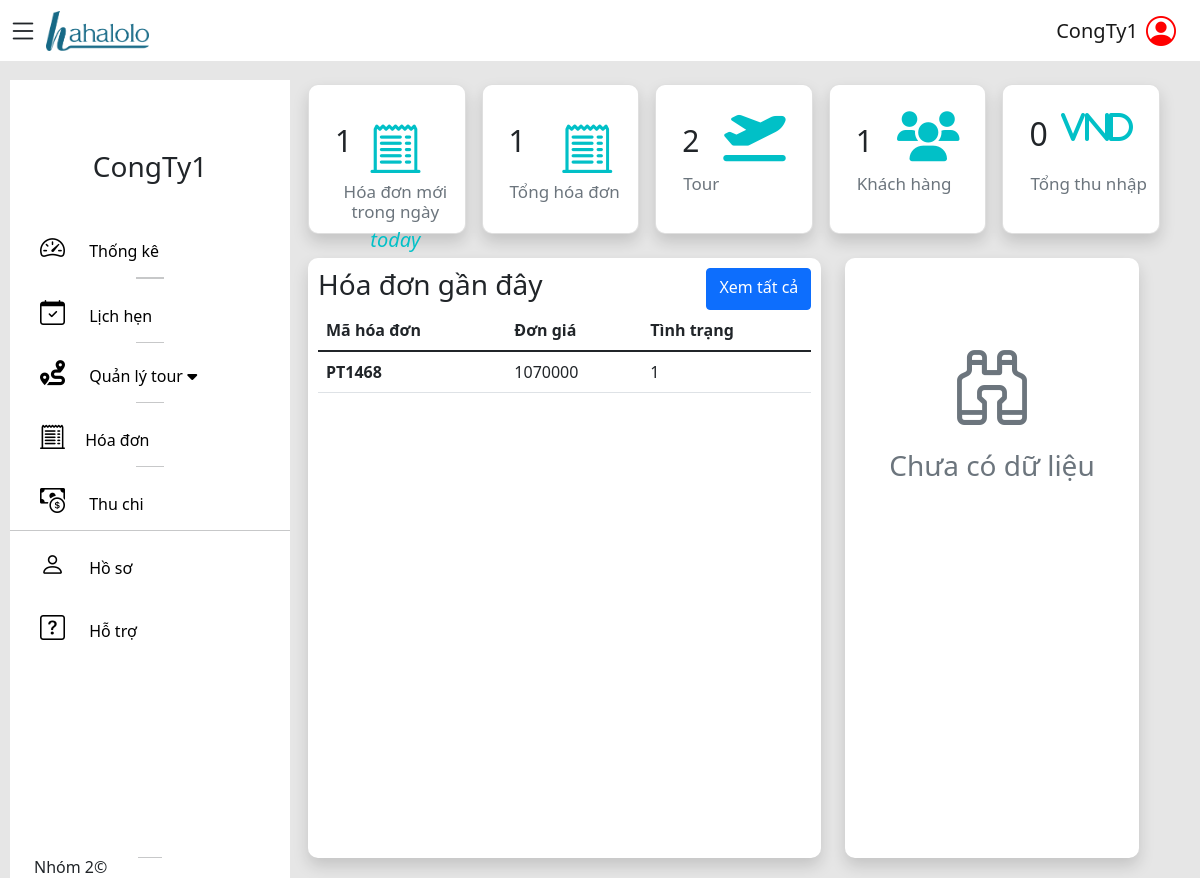
/partner/index.php (signed in), run on the app's committed database.
### tables this page shows
CREATE TABLE `doitac` (
  `id` int(11) NOT NULL,
  `maCongTy` varchar(50) NOT NULL,
  `tenCongTy` varchar(200) NOT NULL,
  `hinhAnh` varchar(255) DEFAULT NULL,
  `soDienThoai` varchar(20) NOT NULL,
  `email` varchar(100) NOT NULL,
  `diaChi` varchar(300) NOT NULL,
  `password` varchar(250) NOT NULL,
  `tinhTrang` int(11) NOT NULL DEFAULT 0,
  `linkXacMinhEmail` varchar(255) NOT NULL,
  `thoiGianXacMinhEmail` timestamp NULL DEFAULT NULL
);

CREATE TABLE `phieudangkitour` (
  `maPhieuTour` varchar(50) NOT NULL,
  `maNguoiDung` varchar(50) NOT NULL,
  `soKhach` int(11) NOT NULL,
  `maTour` varchar(50) NOT NULL,
  `thoiGianDat` datetime NOT NULL,
  `hinhThucThanhToan` varchar(100) NOT NULL,
  `tinhTrang` int(11) NOT NULL DEFAULT 0,
  `tongTien` bigint(20) NOT NULL
);

CREATE TABLE `tour` (
  `id` int(11) NOT NULL,
  `maTour` varchar(50) NOT NULL,
  `tenTour` varchar(150) NOT NULL,
  `hinhAnh` varchar(255) DEFAULT NULL,
  `ngayKhoiHanh` date NOT NULL,
  `ngayKetThuc` date NOT NULL,
  `diemKhoiHanh` varchar(300) NOT NULL,
  `diemKetThuc` varchar(300) NOT NULL,
  `loaiHinh` varchar(300) NOT NULL,
  `moTa` varchar(7000) NOT NULL,
  `maCongTy` varchar(50) NOT NULL,
  `tinhTrang` int(11) NOT NULL DEFAULT 0
);

### partner/index.php (the view, shortened to what this page needs)
<?php
include "../config/constants.php";
include "./partials/header.php";
?>
<div class="container-fluid px-0">
    <div class="row me-0">
        <div class="col-lg col-md-3 my-1 mx-2 card text-center shadow dashboard-card">
            <div class="card-body">
                <?php
                $today = date("Y-m-d");
                $sql_daily_bills = "SELECT * FROM phieudangkitour, tour WHERE phieudangkitour.maTour = tour.maTour and tour.maCongTy = '{$_SESSION['partnerAccount']}' and thoiGianDat BETWEEN '$today 00:00:00' and '$today 23:59:59'";
                $res_sql_daily_bills = $conn->query($sql_daily_bills);
                $count_daily_bills = $res_sql_daily_bills->num_rows;
                ?>
                <h2 class="card-title d-inline"><?php echo $count_daily_bills ?></h2>
                <i class="bi bi-receipt-cutoff icon"><sub class="fs-5">today</sub></i>
            </div>
            <h6 class="card-subtitle text-muted me-auto mt-3">Hóa đơn mới trong ngày</h6>
        </div>
        <div class="col-lg col-md-3 my-1 mx-2 card text-center shadow dashboard-card">
            <div class="card-body">
                <?php
                $sql_bills = "SELECT * FROM phieudangkitour, tour WHERE phieudangkitour.maTour = tour.maTour and tour.maCongTy = '{$_SESSION['partnerAccount']}'";
                $res_bills = $conn->query($sql_bills);
                $count_bills = $res_bills->num_rows;
                ?>
                <h2 class="card-title d-inline ms-"><?php echo $count_bills ?></h2>
                <i class="bi bi-receipt-cutoff icon"></i>
            </div>
            <h6 class="card-subtitle text-muted me-auto mt-3">Tổng hóa đơn</h6>
        </div>
        <div class="col-lg col-md-3 my-1 mx-2 card text-center shadow dashboard-card">
            <div class="card-body">
                <?php
                $sql_tours = "SELECT * FROM tour WHERE maCongTy = '{$_SESSION['partnerAccount']}'";
                $res_tours = $conn->query($sql_tours);
                $count_tours = $res_tours->num_rows;
                ?>
                <h2 class="card-title d-inline"><?php echo $count_tours ?></h2>
                <i class="fas fa-plane-departure icon"></i>
            </div>
            <h6 class="card-subtitle text-muted me-auto mt-2">Tour</h6>
        </div>
        <div class="col-lg col-md-3 my-1 mx-2 card text-center shadow dashboard-card">
            <div class="card-body">
                <?php
                $sql_customers = "SELECT distinct maNguoiDung FROM phieudangkitour, tour WHERE phieudangkitour.maTour = tour.maTour and tour.maCongTy = '{$_SESSION['partnerAccount']}'";
                $res_customers = $conn->query($sql_customers);
                $count_customers = $res_customers->num_rows;
                ?>
                <h2 class="card-title d-inline"><?php echo $count_customers ?></h2>
                <i class="fas fa-users icon"></i>
            </div>
            <h6 class="card-subtitle text-muted me-auto mt-2">Khách hàng</h6>
        </div>
        <div class="col-lg col-md-3 my-1 mx-2 card text-center shadow dashboard-card">
            <div class="card-body">
                <?php
                $sql_bills = "SELECT SUM(tongTien) as thuNhap FROM phieudangkitour, tour WHERE phieudangkitour.maTour = tour.maTour and phieudangkitour.tinhTrang = 2 and tour.maCongTy = '{$_SESSION['partnerAccount']}'";
                $res_income = $conn->query($sql_bills);
                $income = $res_income->fetch_assoc()['thuNhap'];
                ?>
                <h2 class=" ms-1card-title d-inline"><?php echo ($income != "" ? $income : "0") ?></h2>
                <i class="fas icon fs-2">VND</i>
            </div>
            <h6 class="card-subtitle text-muted me-auto mt-2"> Tổng thu nhập</h6>
        </div>
    </div>
    <div class="row">
        <div class="col-md-7 recent-bills me-4 ms-2 shadow">
            <div class="d-flex justify-content-between">
                <h3 class="">Hóa đơn gần đây</h3>
                <?php
                $sql_recent_bills = "SELECT * FROM phieudangkitour, tour WHERE phieudangkitour.maTour = tour.maTour and tour.maCongTy = '{$_SESSION['partnerAccount']}' ORDER BY thoiGianDat desc LIMIT 0,10";
                $res_recent_bills = $conn->query($sql_recent_bills);
                if ($res_recent_bills->num_rows > 0) {
                ?>
                    <a type="button" href="./pages/bill/index.php" class="btn btn-primary ms-auto">Xem tất cả</a>
            </div>
            <table class="table table-hover">
                <thead>
                    <tr>
                        <th scope="col">Mã hóa đơn</th>
                        <th scope="col">Đơn giá</th>
                        <th scope="col">Tình trạng</th>
                    </tr>
                </thead>
                <tbody>
                    <?php
                    while ($rows_recent_bills = $res_recent_bills->fetch_assoc()) {
                    ?>
                        <tr>
                            <th scope="row"><?php echo $rows_recent_bills['maPhieuTour'] ?></th>
                            <td><?php echo $rows_recent_bills['tongTien'] ?></td>
                            <td><?php echo $rows_recent_bills['tinhTrang'] ?></td>
                        </tr>
                    <?php
                    }
                }
    ?>
    </tbody>
    </table>
    </div>
    <div class="col-md-4 recent-users shadow">
    <div class="col-md-12 h-50 d-flex flex-column justify-content-center align-items-center">
        <i class="bi bi-binoculars text-muted" style="font-size: 80px;"></i>
        <p class="text-muted fs-3">Chưa có dữ liệu</p>
    </div>
</div>
</div>
</div>
<?php include "./partials/footer.php" ?>

### partner/partials/header.php (shortened to what this page needs)
<?php
$cur_dir_arr = explode('\\', getcwd());
$current_page_folder = $cur_dir_arr[count($cur_dir_arr) - 1];
$sql_partner = "SELECT * FROM doitac Where maCongTy = '{$_SESSION['partnerAccount']}'";
$resultInfoPartner = $conn->query($sql_partner);
$infoPartner = $resultInfoPartner->fetch_assoc();
?>
<!DOCTYPE html>
<html lang="vi">
<head>
  <link href="https://cdn.jsdelivr.net/npm/bootstrap@5.1.3/dist/css/bootstrap.min.css" rel="stylesheet">
  <link rel="stylesheet" href="https://cdn.jsdelivr.net/npm/bootstrap-icons@1.7.2/font/bootstrap-icons.css" />
  <link rel="stylesheet" href="https://cdnjs.cloudflare.com/ajax/libs/font-awesome/6.0.0-beta3/css/all.min.css" />
  <link rel="stylesheet" href="<?php echo SITEURL ?>partner/css/style.css">
</head>
<body>
  <header class="container-fluid fixed-top">
    <div class="row">
      <div class="col-md-12 px-0">
        <nav class="navbar navbar-expand-lg navbar-light">
          <div class="container-fluid px-2">
            <i class="bi bi-list me-2 btn-menu d-none d-md-inline" id="btn-menu" type="button"></i>
            <img class="me-auto" src="<?php echo SITEURL ?>partner/images/logo.png" height="40px">
            <div class="collapse navbar-collapse">
              <ul class="navbar-nav ms-auto mb-2 mb-lg-0">
                <li class="nav-item">
                  <h5 class="navbar-brand my-1 me-2"><?php echo $infoPartner['tenCongTy'] ?></h5>
                </li>
              </ul>
            </div>
            <div class="h-right">
              <div class="dropdown">
                <i class="bi bi-person-circle me-3 nav-user-icon" role="button" id="dropdownMenuLink" data-bs-toggle="dropdown"></i>
              </div>
            </div>
        </nav>
      </div>
    </div>
  </header>
  <div class="container-fluid main" style="margin-top: 60px;">
    <div class="row">
      <div class="container sidebar sidebar-show">
        <div class="sidebar-avatar">
          <h3 class="mt-3"><?php echo $infoPartner['tenCongTy'] ?></h3>
        </div>
        <div class="sidebar-menu">
          <ul class="">
            <li>
              <a href="<?php echo SITEURL . "partner/" ?>" class="nav-link link-dark <?php echo ($current_page_folder == "partner" ? "active" : "") ?>">
                <i class="bi bi-speedometer2"></i>
                <span class="sidebar-item-text">Thống kê</span>
              </a>
            </li>
            <hr>
            <hr>
            <li>
              <a href="<?php echo SITEURL . "partner/pages/appointment/" ?>" class="nav-link link-dark <?php echo ($current_page_folder == "appointment" ? "active" : "") ?>">
                <i class="bi bi-calendar-check"></i>
                <span class="sidebar-item-text">Lịch hẹn</span>
              </a>
            </li>
            <hr>
            <li>
              <a class="nav-link link-dark tour-btn">
                <i class="fas fa-route"></i>
                <span class="sidebar-item-text">Quản lý tour</span>
                <span class="fas fa-caret-down tour-caret <?php echo ($current_page_folder == "tour" ? "rotate" : "") ?>"></span>
              </a>
            </li>
            <hr>
            <li>
              <a href="<?php echo SITEURL . "partner/pages/bill/" ?>" class="nav-link link-dark <?php echo ($current_page_folder == "bill" ? "active" : "") ?>">
                <i class="bi bi-receipt-cutoff me-3"></i>
                <span class="sidebar-item-text">Hóa đơn</span>
              </a>
            </li>
            <hr>
            <li>
              <a href="<?php echo SITEURL . "partner/pages/reve-expe/" ?>" class="nav-link link-dark <?php echo ($current_page_folder == "" ? "active" : "") ?>">
                <i class="bi bi-cash-coin"></i>
                <span class="sidebar-item-text">Thu chi</span>
              </a>
            </li>
            <hr style="width: 100%;" ;>
            <li>
              <a href="<?php echo SITEURL . "partner/pages/profile/" ?>" class="nav-link link-dark <?php echo ($current_page_folder == "profile" ? "active" : "") ?>">
                <i class="bi bi-person"></i>
                <span class="sidebar-item-text">Hồ sơ</span>
              </a>
            </li>
            <li>
              <a href="<?php echo SITEURL . "partner/pages/support/" ?>" class="nav-link link-dark <?php echo ($current_page_folder == "support" ? "active" : "") ?>">
                <i class="bi bi-question-square"></i>
                <span class="sidebar-item-text">Hỗ trợ</span>
              </a>
            </li>
          </ul>
          <div class="container footer pb-1">
            <hr>
            <h6>Nhóm 2&copy;</h6>
          </div>
        </div>
      </div>
      <div class="col main-right container-fluid">

### partner/css/style.css (style rules this page uses)
body { background-color: rgb(230, 230, 230);; }
.navbar { background-color: white; }
.btn-menu { font-size: 30px; transition: all 0.5s; }
.nav-user-icon { color: red; font-size: 30px; }
.sidebar { width: 280px; background-color: rgb(255, 255, 255); height: 100vh; position: fixed; padding: 0; overflow-y: auto; transition: margin 0.5s; margin: 20px 20px 20px -280px; border-radius: 0px; }
.sidebar.sidebar-show { margin-left: 10px; }
.sidebar-avatar { text-align: center; margin-top: 30px; }
.sidebar-menu ul { list-style: none; padding: 0; margin-top: 30px; }
.sidebar-menu ul li { line-height: 50px; border-bottom: 1px solid rgba(255, 255, 255, 0.1); }
.sidebar-menu ul li a { text-decoration: none; color: rgb(0, 0, 0); font-size: 16px; padding-left: 20px; font-weight: 500; display: block; width: 100%; padding-bottom: 0; }
.sidebar-menu hr { width: 10%; margin: auto; }
.sidebar-menu ul li a i { margin-left: 10px; margin-right: 20px; font-size: 25px; }
.sidebar-menu ul li a .fa-caret-down { transition: transform 0.5s; }
.footer { margin-top: 200px; margin-bottom: 70px; }
.main { background-color: rgb(230, 230, 230); height: 92vh; }
.main-right { position: relative; transition: margin 0.5s; margin: 20px 20px 20px 300px; }
.dashboard-card { height: 150px; padding: 10px; background-color: rgb(255, 255, 255); border-radius: 10px; margin-top: 20px; }
.card-body { display: flex; justify-content: space-between; align-items: flex-end; padding-bottom: 5px; margin-bottom: 0; }
.icon { font-size: 50px; color: rgb(1, 192, 199); height: 50px; }
.card-title { font-size: 30px; height: 30px; }
.card-subtitle { padding-left: 17px; font-size: 17px; margin-bottom: 30px; }
.recent-bills { min-height: 600px; padding: 10px; background-color: rgb(255, 255, 255); border-radius: 10px; margin-top: 20px; }
.recent-users { min-height: 600px; padding: 10px; background-color: rgb(255, 255, 255); border-radius: 10px; margin-top: 20px; }

### data on the page
doitac: tenCongTy "CongTy1"
phieudangkitour: maPhieuTour "PT1468", tongTien "1070000", tour.tinhTrang "1"

### other printed values
$count_daily_bills "1"
$count_bills "1"
$count_tours "2"
$count_customers "1"
